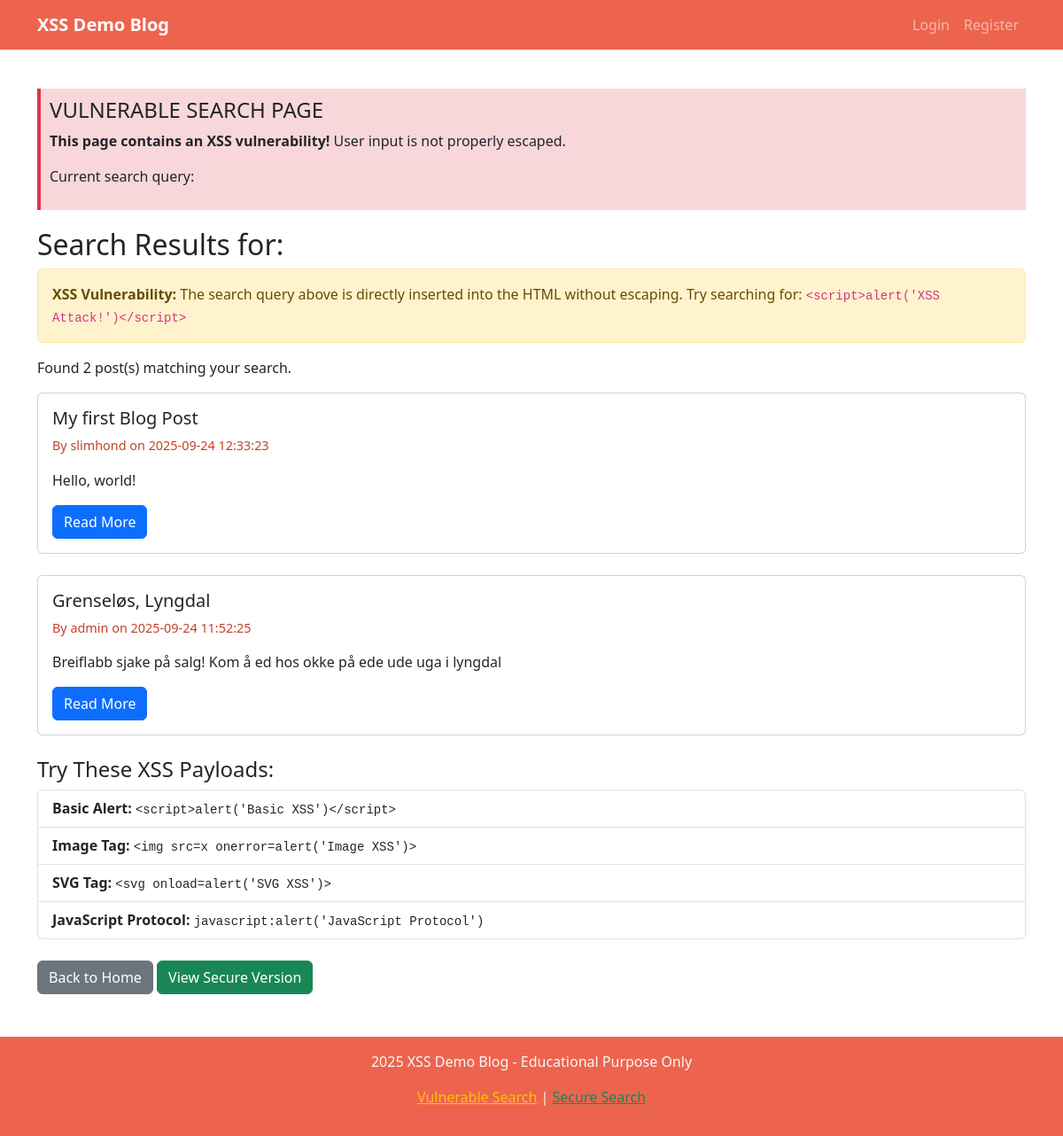
The app's page /vulnerable_search, older data.
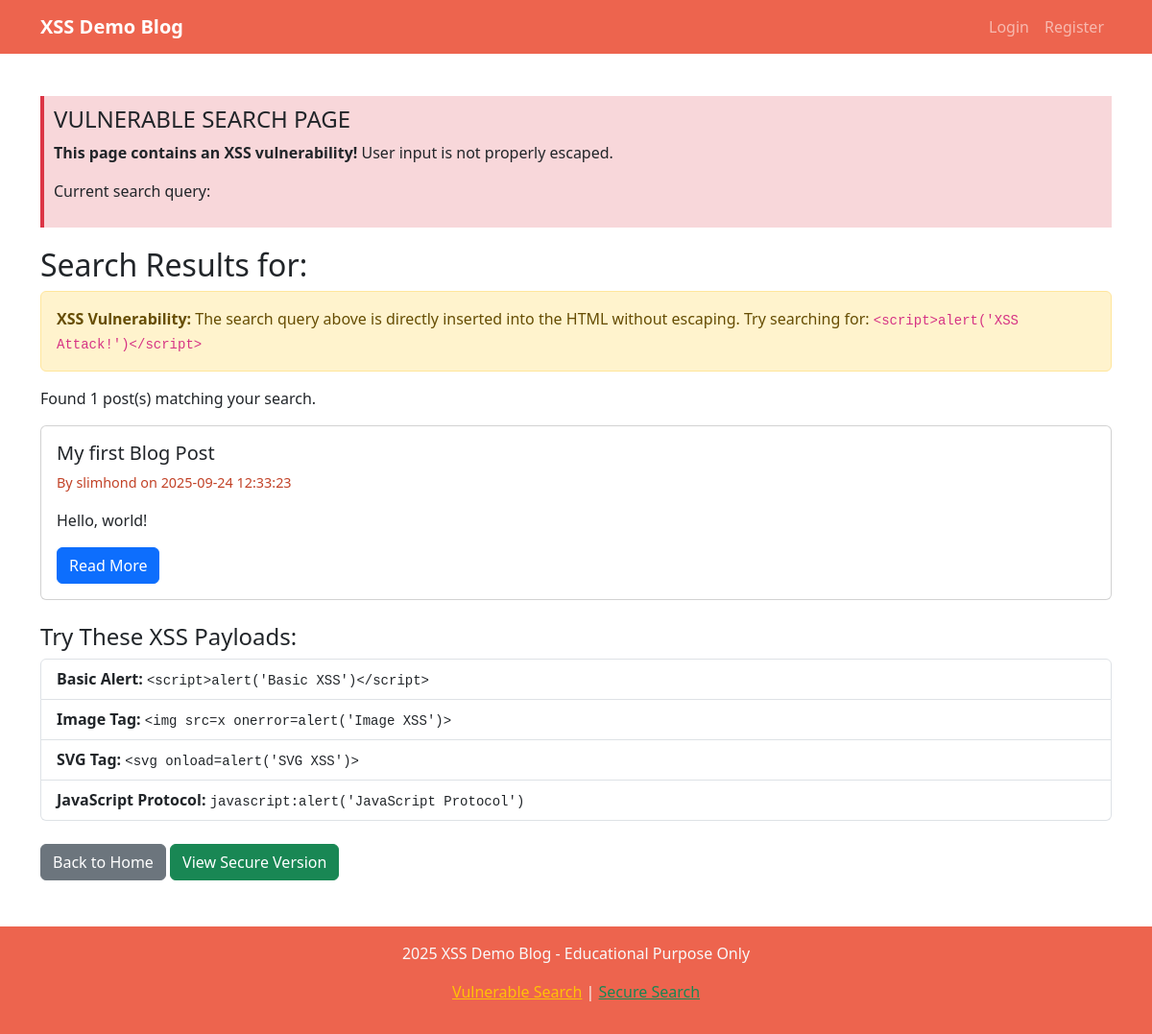
The same page, newer data.
### tables this page shows
CREATE TABLE posts
                 (id INTEGER PRIMARY KEY AUTOINCREMENT,
                  title TEXT NOT NULL,
                  content TEXT NOT NULL,
                  author_id INTEGER,
                  created_at TIMESTAMP DEFAULT CURRENT_TIMESTAMP,
                  FOREIGN KEY (author_id) REFERENCES users (id));

CREATE TABLE users
                 (id INTEGER PRIMARY KEY AUTOINCREMENT,
                  username TEXT UNIQUE NOT NULL,
                  password_hash TEXT NOT NULL,
                  email TEXT NOT NULL,
                  created_at TIMESTAMP DEFAULT CURRENT_TIMESTAMP);

### app.py (the view)
@app.route('/vulnerable_search')
def vulnerable_search():
    search_query = request.args.get('q', '')
    conn = get_db_connection()
    posts = conn.execute('''
        SELECT p.*, u.username
        FROM posts p
        JOIN users u ON p.author_id = u.id
        WHERE p.title LIKE ? OR p.content LIKE ?
        ORDER BY p.created_at DESC
    ''', (f'%{search_query}%', f'%{search_query}%')).fetchall()
    conn.close()
    return render_template('vulnerable_search.html', posts=posts, query=Markup(search_query))

### app.py (called while the page is built)
def get_db_connection():
    conn = sqlite3.connect('blog.db')
    conn.row_factory = sqlite3.Row
    return conn

### templates/vulnerable_search.html (shortened to what this page needs)
{% extends "base.html" %}
{% block content %}
<div class="row">
    <div class="col-md-12">
        <div class="vulnerability-info">
            <h4> VULNERABLE SEARCH PAGE</h4>
            <p><strong>This page contains an XSS vulnerability!</strong> User input is not properly escaped.</p>
            <p>Current search query: <strong>{{ query }}</strong></p>
        </div>
        <h2>Search Results for: {{ query }}</h2>
        <div class="alert alert-warning">
            <strong>XSS Vulnerability:</strong> The search query above is directly inserted into the HTML without escaping.
            Try searching for: <code>&lt;script&gt;alert('XSS Attack!')&lt;/script&gt;</code>
        </div>
        {% if posts %}
            <p>Found {{ posts|length }} post(s) matching your search.</p>
            {% for post in posts %}
                <div class="card mb-4">
                    <div class="card-body">
                        <h5 class="card-title">{{ post.title }}</h5>
                        <p class="post-meta">By {{ post.username }} on {{ post.created_at }}</p>
                        <p class="card-text">{{ post.content[:200] }}{% if post.content|length > 200 %}...{% endif %}</p>
                        <a href="{{ url_for('view_post', post_id=post.id) }}" class="btn btn-primary">Read More</a>
                    </div>
                </div>
            {% endfor %}
        {% else %}
            <div class="alert alert-info">
                <p>No posts found matching your search query: <strong>{{ query }}</strong></p>
            </div>
        {% endif %}
        <div class="mt-4">
            <h4>Try These XSS Payloads:</h4>
            <div class="list-group">
                <a href="?q=<script>alert('Basic XSS')</script>" class="list-group-item list-group-item-action">
                    <strong>Basic Alert:</strong> <code>&lt;script&gt;alert('Basic XSS')&lt;/script&gt;</code>
                </a>
                <a href="?q=<img src=x onerror=alert('Image XSS')>" class="list-group-item list-group-item-action">
                    <strong>Image Tag:</strong> <code>&lt;img src=x onerror=alert('Image XSS')&gt;</code>
                </a>
                <a href="?q=<svg onload=alert('SVG XSS')>" class="list-group-item list-group-item-action">
                    <strong>SVG Tag:</strong> <code>&lt;svg onload=alert('SVG XSS')&gt;</code>
                </a>
                <a href="?q=javascript:alert('JavaScript Protocol')" class="list-group-item list-group-item-action">
                    <strong>JavaScript Protocol:</strong> <code>javascript:alert('JavaScript Protocol')</code>
                </a>
            </div>
        </div>
        <div class="mt-4">
            <a href="{{ url_for('index') }}" class="btn btn-secondary">Back to Home</a>
            <a href="/secure_search?q={{ request.args.get('q', '') }}" class="btn btn-success">View Secure Version</a>
        </div>
    </div>
</div>
{% endblock %}

### templates/base.html (shortened to what this page needs)
<!DOCTYPE html>
<html lang="en">
<head>
    <link href="https://cdnjs.cloudflare.com/ajax/libs/bootstrap/5.3.0/css/bootstrap.min.css" rel="stylesheet">
</head>
<body>
    <nav class="navbar navbar-expand-lg navbar-dark navbar-custom">
        <div class="container">
            <a class="navbar-brand" href="{{ url_for('index') }}">XSS Demo Blog</a>
            <div class="navbar-nav ms-auto">
                {% if session.username %}
                    <a class="nav-link" href="{{ url_for('create_post') }}">Create Post</a>
                    <span class="navbar-text me-3">Hello, {{ session.username }}!</span>
                    <a class="nav-link" href="{{ url_for('logout') }}">Logout</a>
                {% else %}
                    <a class="nav-link" href="{{ url_for('login') }}">Login</a>
                    <a class="nav-link" href="{{ url_for('register') }}">Register</a>
                {% endif %}
            </div>
        </div>
    </nav>
    <div class="container mt-4">
        {% block content %}{% endblock %}
    </div>
    <footer class="navbar-custom text-light text-center py-3 mt-5">
        <div class="container">
            <p> 2025 XSS Demo Blog - Educational Purpose Only</p>
            <p>
                <a href="/vulnerable_search?q=test" class="text-warning">Vulnerable Search</a> |
                <a href="/secure_search?q=test" class="text-success">Secure Search</a>
            </p>
        </div>
    </footer>
</body>
</html>

### templates/base.html (style rules this page uses)
.navbar-brand { font-weight: bold; }
.post-meta { color: #C24227; font-size: 0.9em; }
.vulnerability-info { background-color: #f8d7da; border-left: 4px solid #dc3545; padding: 10px; margin: 20px 0; }
.navbar-custom { background-color: #ED644E !important; }

Row changes from the older to the newer data that the page shows:
removed posts: title "Grenseløs, Lyngdal", username "admin", created_at "2025-09-24 11:52:25", content "Breiflabb sjake på salg! Kom å ed hos okke på ede ude uga i lyngdal"
Text that changed along with them:
{{ posts|length }}: "2" → "1"
